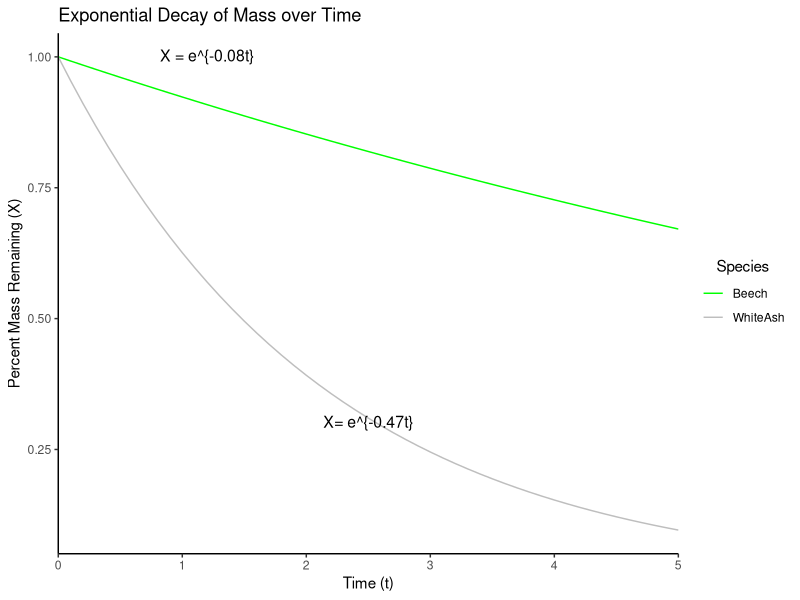

Reproduce this figure in R.
library(ggplot2)

# Create a data frame with time values from 0 to 5
t <- seq(from = 0, to = 5, by = 0.1)

# Calculate percent mass remaining for each time value
Beech <- exp(-0.08 * t)
WhiteAsh <- exp(-0.47 * t)

#fixing calculations?
Beech <- 2.71^(-0.08 * t)
WhiteAsh <- 2.71^(-0.47 * t)

# Combine the time and percent mass values into a data frame
df <- data.frame(t = t, x= Beech, x2= WhiteAsh)

#plot the graph with a title, legend, and labeled lines

ggplot(df, aes(x = t, y = Beech, color = "Beech")) +
  geom_line() +
  geom_line(aes(y = WhiteAsh, color = "WhiteAsh")) +
  xlab("Time (t)") +
  ylab("Percent Mass Remaining (X)") +
  ggtitle("Exponential Decay of Mass over Time") +
  annotate(geom = "text", x = 1.2, y = 1, label = expression(paste("X = e^{-0.08t}")), size = 4) +
  annotate(geom = "text", x = 2.5, y = 0.3, label = expression(paste("X= e^{-0.47t}")), size = 4) +
  scale_y_continuous() +
  scale_x_continuous(limits = c(0, 5), expand = c(0, 0)) +
  scale_color_manual(name = "Species", values = c("Beech" = "green", "WhiteAsh" = "gray")) +
  guides(color = guide_legend(title.position = "top", title.hjust = 0.5)) +
  theme_classic()

